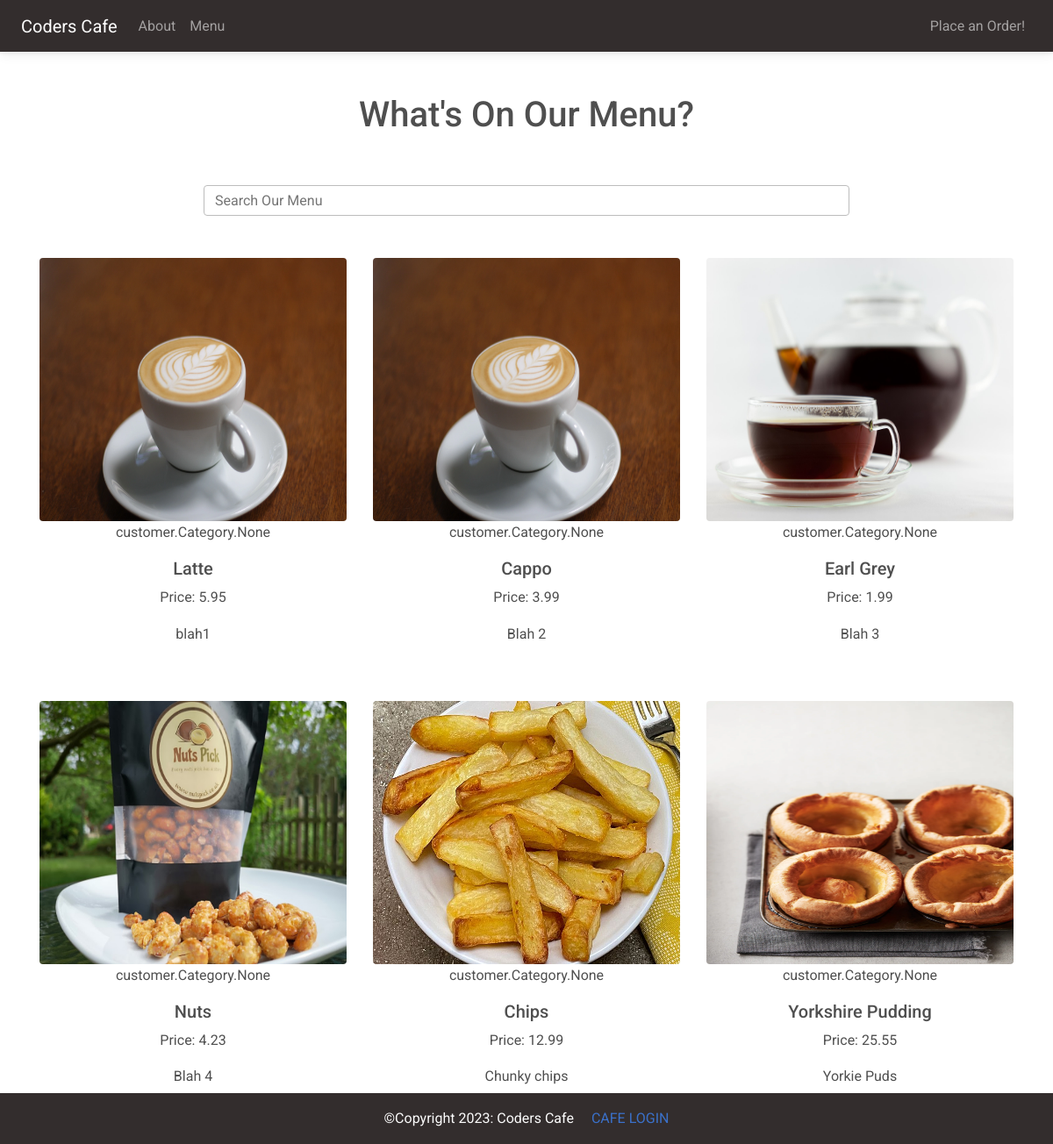
The app's page /menu/ with its own data.
### customer/models.py (models this page shows, shortened)
class MenuItem(models.Model):
    name = models.CharField(max_length=100)
    description = models.TextField()
    image = models.ImageField(upload_to='menu_images/')
    price = models.DecimalField(max_digits=5, decimal_places=2)
    category = models.ManyToManyField('Category', related_name='item')

### customer/views.py (the view)
# urls.py: path('menu/', Menu.as_view(), name='menu'),
class Menu(View):
    def get(self, request, *args, **kwargs):
        menu_items = MenuItem.objects.all()
        context = {
            'menu_items': menu_items
        }
        return render(request, 'customer/menu.html', context)

### customer/templates/customer/menu.html
{% extends 'customer/base.html' %}
{% block content %}
<div class='container'>
    <div class='row justify-content-center mt-5'>
        <div class='col-md-6 col-sm-12 text-center'>
            <h1>What's On Our Menu?</h1>
        </div>
    </div>
    <div class='row justify-content-center my-5'>
        <div class='col-md-8 col-sm-12 text-center'>
            <form method='GET' action="{% url 'menu-search' %}">
                <div class='md-form mt-0 active-cyan-2'>
                    <input class='form-control' name='q' type='text' placeholder='Search Our Menu' aria-label='Search' value='{{ request.GET.q }}'>
                </div>
            </form>
        </div>
    </div>
    <div class='row justify-content-center'>
        {% for item in menu_items %}
            <div class='col-md-4 col-sm-12 text-center mb-5'>
                <img class='rounded' src='{{ item.image.url }}' width='350' height='300'>
                <p>{{item.category}}</p>
                <h5 class='mt-3'>{{ item.name }}</h5>
                <p>Price: {{ item.price }}</p>
                <p>{{ item.description }}</p>
            </div>
        {% endfor %}
    </div>
</div>
{% endblock content %}

### records on screen
MenuItem: image (picture), category "customer.Category.None", name "Latte", price "5.95", description "blah1"
MenuItem: image (picture), category "customer.Category.None", name "Cappo", price "3.99", description "Blah 2"
MenuItem: image (picture), category "customer.Category.None", name "Earl Grey", price "1.99", description "Blah 3"
MenuItem: image (picture), category "customer.Category.None", name "Nuts", price "4.23", description "Blah 4"
MenuItem: image (picture), category "customer.Category.None", name "Chips", price "12.99", description "Chunky chips"
MenuItem: image (picture), category "customer.Category.None", name "Yorkshire Pudding", price "25.55", description "Yorkie Puds"
